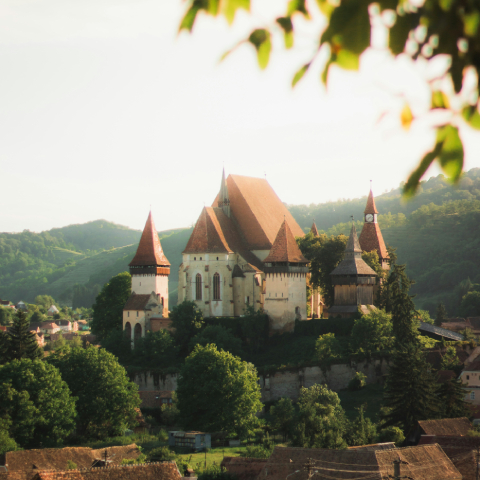
#> input picture image_assets/image1.jpg, 480 x 480 px, found by its file name
$ python '2. threshold_func.py'
#> lines starting #> are read from the running program, lines starting #| are printed output that depends on the picture; after the words box and inside, x2 and y2 are one past the last pixel; in counts of white or black regions, pixels touching at a corner belong together
import cv2

image = cv2.imread('image_assets/image1.jpg')
#> image is the input picture: shape (480, 480, 3); mean B, G, R 124.3, 140.6, 142.5
image2 = cv2.imread('image_assets/image1.jpg', cv2.IMREAD_GRAYSCALE)
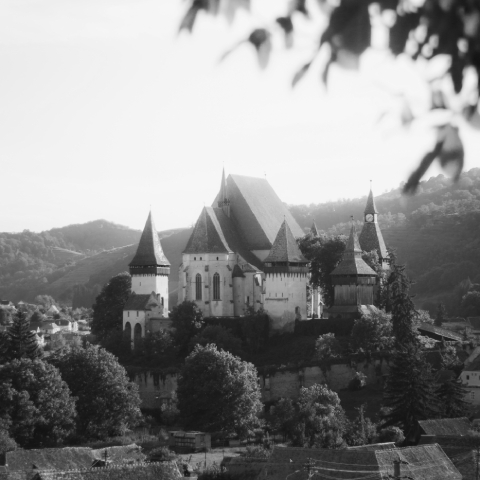
#> image2: shape (480, 480); min 18, max 249, mean 139.3

if image is not None:
  ret, thresh_img = cv2.threshold(image2, 120, 255, cv2.THRESH_BINARY)
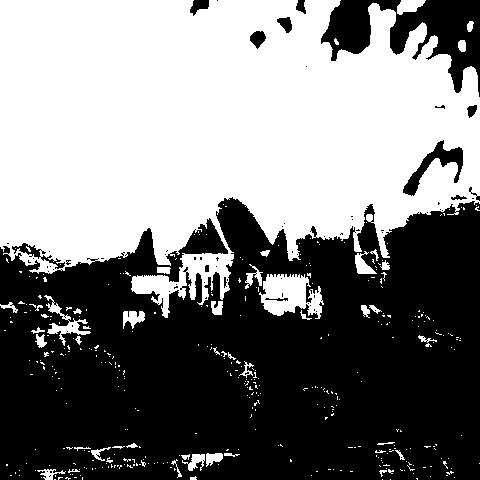
#> thresh_img: shape (480, 480); 49.5% white; 392 white regions (347 under 20 px), largest, box (x1, y1, x2, y2) and area: (0, 0, 480, 318) 107536, (259, 274, 324, 319) 1832, (44, 295, 91, 346) 544

  cv2.imshow("Original Image", image)
  cv2.imshow("GrayScale Image", image2)
  cv2.imshow("Threshold Image", thresh_img)

  cv2.imwrite("image_assets/canny_edge_detection.jpg", thresh_img)

  cv2.waitKey(0)
  cv2.destroyAllWindows()

else:
  print("Couldn't load image.")

'''
90 - 0 - black
130 - 255 - white
180 - 255 - white
50 - 0 - black

image should be in GRAYSCALE - can use 'cv2.IMREAD_GRAYSCALE' for image scaling for gray, should play with it so u can know how to get the correct selected value for the threshold.

100, 120, 150
best

'''

$ run again, with image_assets/image2.jpg copied over image_assets/image1.jpg
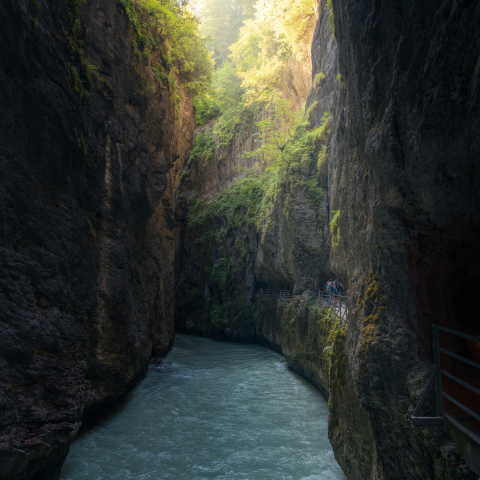
#> input picture image_assets/image2.jpg, 480 x 480 px, found by its file name
#> image is the input picture: shape (480, 480, 3); mean B, G, R 49.5, 55, 50.8
#> `image2 = cv2.imread('image_assets/image1.jpg', cv2.IMREAD_GRAYSCALE)`:
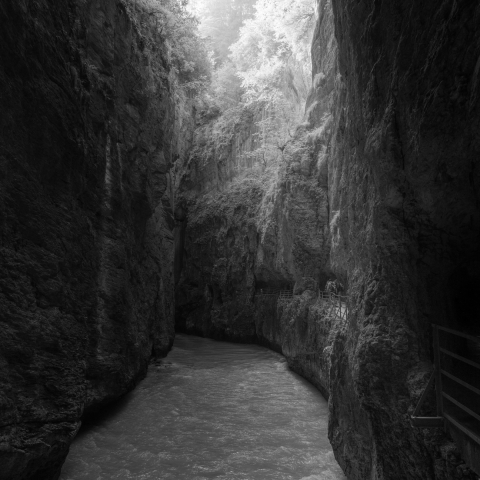
#> image2: shape (480, 480); min 0, max 254, mean 53.1
#> `ret, thresh_img = cv2.threshold(image2, 120, 255, cv2.THRESH_BINARY)`:
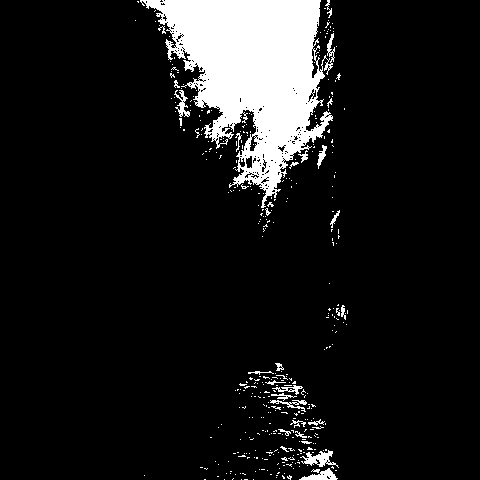
#> thresh_img: shape (480, 480); 9.9% white; 381 white regions (353 under 20 px), largest, box (x1, y1, x2, y2) and area: (140, 0, 335, 208) 19969, (300, 450, 339, 468) 297, (299, 468, 338, 480) 222

$ run again, with image_assets/image3.jpg copied over image_assets/image1.jpg
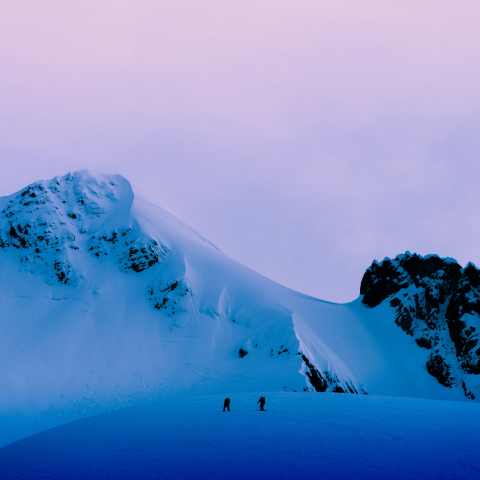
#> input picture image_assets/image3.jpg, 480 x 480 px, found by its file name
#> image is the input picture: shape (480, 480, 3); mean B, G, R 197.9, 143, 113.5
#> `image2 = cv2.imread('image_assets/image1.jpg', cv2.IMREAD_GRAYSCALE)`:
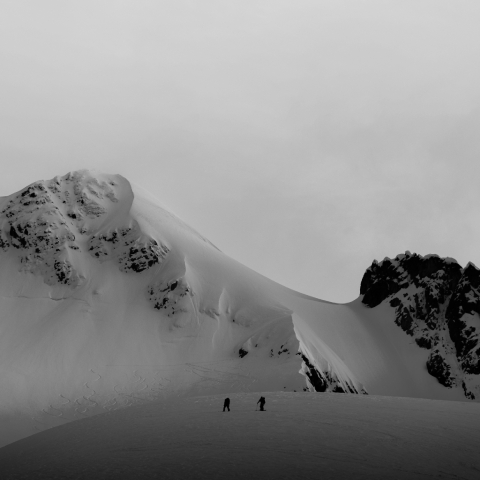
#> image2: shape (480, 480); min 0, max 214, mean 140.4
#> `ret, thresh_img = cv2.threshold(image2, 120, 255, cv2.THRESH_BINARY)`:
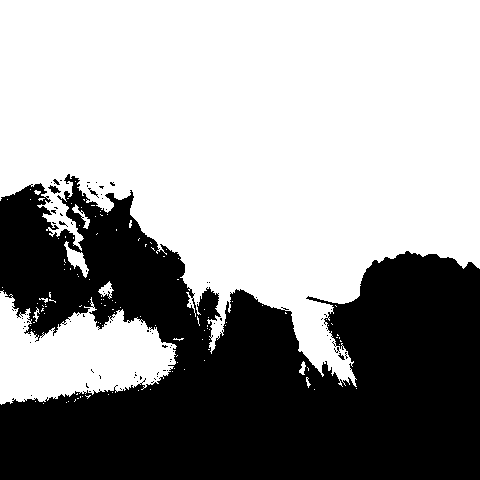
#> thresh_img: shape (480, 480); 60.5% white; 85 black regions (79 under 20 px), largest, box (x1, y1, x2, y2) and area: (0, 174, 480, 480) 90562, (48, 185, 61, 194) 55, (88, 188, 99, 198) 28, (338, 353, 345, 360) 22, (53, 179, 60, 185) 21, (59, 221, 68, 227) 20

$ run again, with image_assets/image4.jpg copied over image_assets/image1.jpg
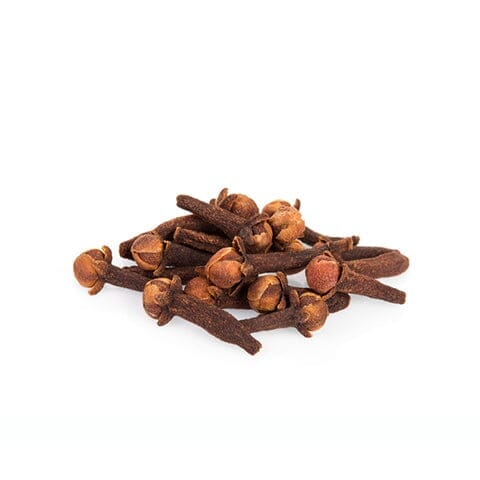
#> input picture image_assets/image4.jpg, 480 x 480 px, found by its file name
#> image is the input picture: shape (480, 480, 3); mean B, G, R 228.9, 231.5, 237.6
#> `image2 = cv2.imread('image_assets/image1.jpg', cv2.IMREAD_GRAYSCALE)`:
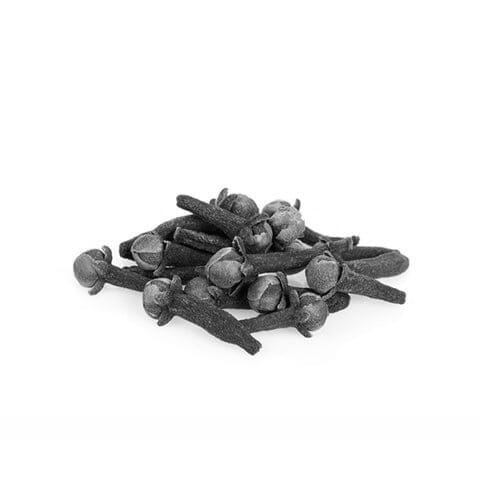
#> image2: shape (480, 480); min 0, max 255, mean 233
#> `ret, thresh_img = cv2.threshold(image2, 120, 255, cv2.THRESH_BINARY)`:
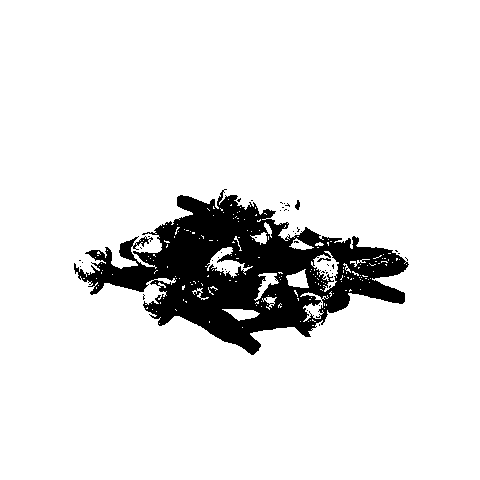
#> thresh_img: shape (480, 480); 90% white; 42 black regions (39 under 20 px), largest, box (x1, y1, x2, y2) and area: (74, 189, 409, 355) 22924, (295, 200, 300, 210) 33, (317, 258, 331, 262) 27
